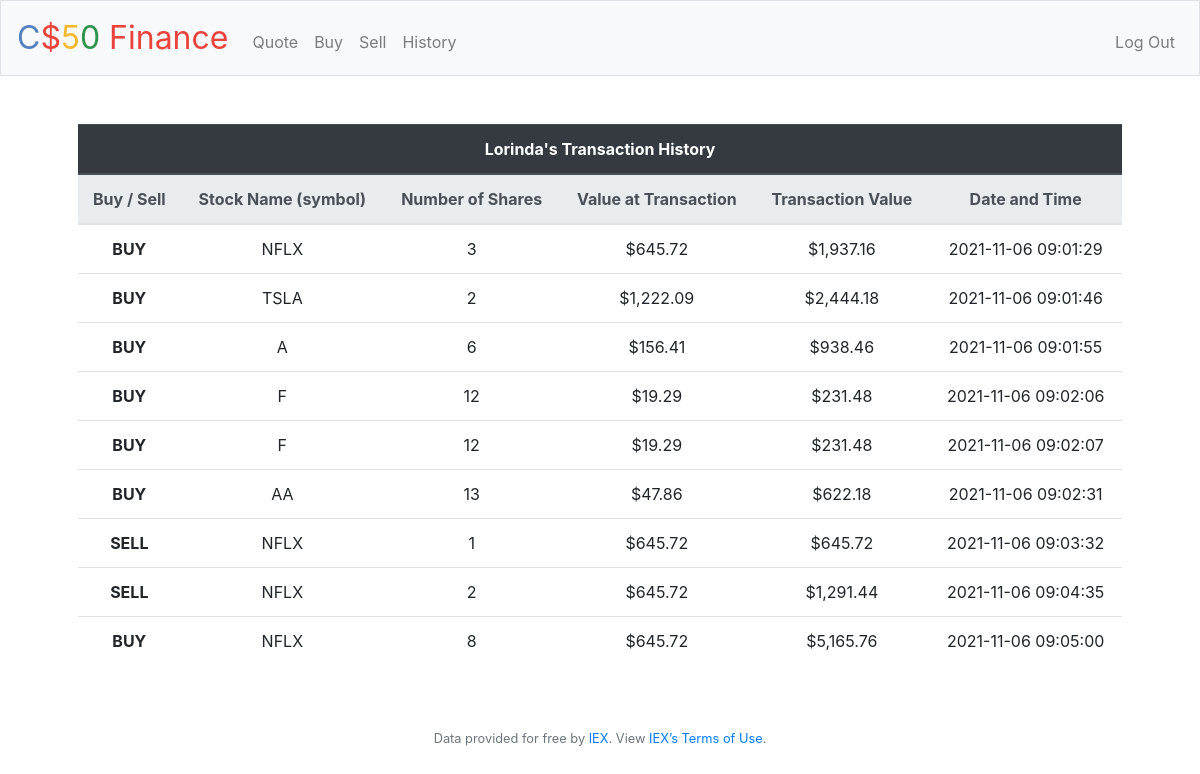
The app's page /history (signed in) with its own data.
### tables this page shows
CREATE TABLE users (id INTEGER, username TEXT NOT NULL, hash TEXT NOT NULL, cash NUMERIC NOT NULL DEFAULT 10000.00, PRIMARY KEY(id));

CREATE TABLE 'history' ('id' integer PRIMARY KEY AUTOINCREMENT NOT NULL, 'userID' integer,'shareSymbol' text,'sharePrice' real,'shareAmount' integer,'totalPrice' real, 'type' text, 'date'  datetime DEFAULT CURRENT_TIMESTAMP  );

### application.py (the view)
@app.route("/history")
@login_required
def history():
    user = session['user_id']
    username = db.execute("SELECT username FROM users WHERE id=?", user)[0]['username']
    history = db.execute("SELECT type, shareSymbol, sharePrice, shareAmount, totalPrice, date FROM history WHERE userID=?", user)
    return render_template("history.html", history=history, username=username)

### application.py (called while the page is built)
@app.after_request
def after_request(response):
    response.headers["Cache-Control"] = "no-cache, no-store, must-revalidate"
    response.headers["Expires"] = 0
    response.headers["Pragma"] = "no-cache"
    return response

### helpers.py (called while the page is built)
def login_required(f):
    @wraps(f)
    def decorated_function(*args, **kwargs):
        if session.get("user_id") is None:
            return redirect("/login")
        return f(*args, **kwargs)
    return decorated_function

def usd(value):
    return f"${value:,.2f}"

### templates/history.html (shortened to what this page needs)
{% extends "layout.html" %}
{% block main %}
    <table class="table table-hover">
        <thead class='thead-dark'>
            <tr><th colspan='6'>{{ username }}'s Transaction History </th></tr>
        </thead>
        <thead class="thead-light">
            <tr>
                <th>Buy / Sell</th>
                <th>Stock Name (symbol)</th>
                <th>Number of Shares</th>
                <th>Value at Transaction</th>
                <th>Transaction Value</th>
                <th>Date and Time</th>
            </tr>
        </thead>
        {% for row in history %}
            <tr>
                <th scope='row'>{{ row["type"] }}</th>
                <td>{{ row["shareSymbol"] }}</td>
                <td>{{ row["shareAmount"] }}</td>
                <td>{{ row["sharePrice"] | usd }}</td>
                <td>{{ row["totalPrice"] | usd }}</td>
                <td>{{ row["date"] }}</td>
            </tr>
        {% endfor %}
    </table>
{% endblock %}

### records on screen
users: username "Lorinda"
history: type "BUY", shareSymbol "NFLX", shareAmount "3", sharePrice "$645.72", totalPrice "$1,937.16", date "2021-11-06 09:01:29"
history: type "BUY", shareSymbol "TSLA", shareAmount "2", sharePrice "$1,222.09", totalPrice "$2,444.18", date "2021-11-06 09:01:46"
history: type "BUY", shareSymbol "A", shareAmount "6", sharePrice "$156.41", totalPrice "$938.46", date "2021-11-06 09:01:55"
history: type "BUY", shareSymbol "F", shareAmount "12", sharePrice "$19.29", totalPrice "$231.48", date "2021-11-06 09:02:06"
history: type "BUY", shareSymbol "F", shareAmount "12", sharePrice "$19.29", totalPrice "$231.48", date "2021-11-06 09:02:07"
history: type "BUY", shareSymbol "AA", shareAmount "13", sharePrice "$47.86", totalPrice "$622.18", date "2021-11-06 09:02:31"
history: type "SELL", shareSymbol "NFLX", shareAmount "1", sharePrice "$645.72", totalPrice "$645.72", date "2021-11-06 09:03:32"
history: type "SELL", shareSymbol "NFLX", shareAmount "2", sharePrice "$645.72", totalPrice "$1,291.44", date "2021-11-06 09:04:35"
history: type "BUY", shareSymbol "NFLX", shareAmount "8", sharePrice "$645.72", totalPrice "$5,165.76", date "2021-11-06 09:05:00"
